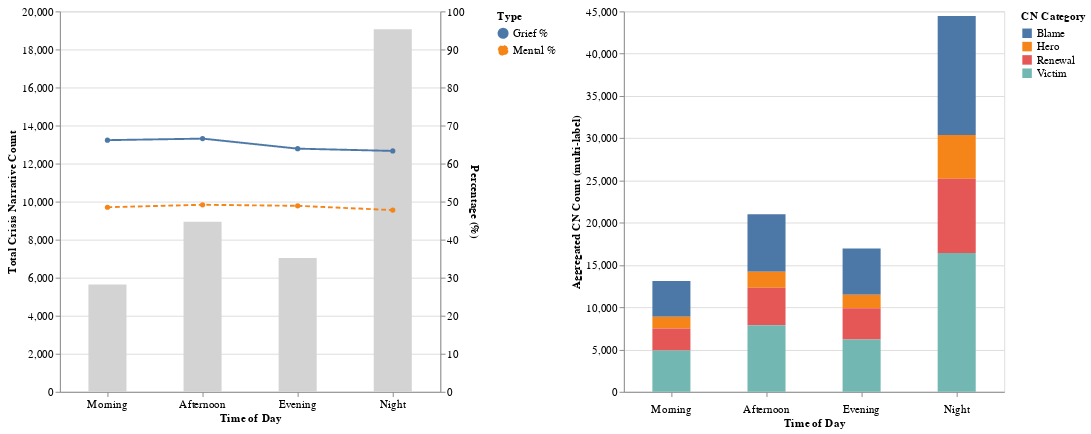

This figure's notebook cell:
### Markdown cell above
## This is Figure 8 in our Paper

### Code cell
combined = alt.hconcat(
    chart,
    stacked_hist,
    spacing=12
).resolve_scale(
    color='independent'          # critical: separate color scales
).resolve_legend(
    color='independent',         # separate color legends
    strokeDash='independent'     # safe, since (a) uses strokeDash
)

combined

### Figure 1 — Vega-Lite specification as saved in the notebook (floating-point values rounded to 4 significant figures)
{"config": {"title": {"font": "Helvetica", "fontSize": 12}, "axis": {"labelFont": "Helvetica", "labelFontSize": 12, "titleFont": "Helvetica", "titleFontSize": 12}, "legend": {"labelFont": "Helvetica", "labelFontSize": 12, "titleFont": "Helvetica", "titleFontSize": 12}}, "hconcat": [{"layer": [{"data": {"name": "data-9027379004de0502cb0a4da6352ed455"}, "mark": {"type": "bar", "color": "lightgray", "size": 40}, "encoding": {"x": {"axis": {"labelAngle": 0}, "field": "time_of_day", "sort": ["Morning", "Afternoon", "Evening", "Night"], "title": "Time of Day", "type": "nominal"}, "y": {"field": "Total_Posts", "title": "Total Crisis Narrative Count", "type": "quantitative"}}}, {"data": {"name": "data-a65812cc03f8cc3250bfc7359aab6269"}, "mark": {"type": "line", "point": true}, "encoding": {"color": {"field": "Type", "scale": {"domain": ["Grief %", "Mental %"]}, "title": "Type", "type": "nominal"}, "strokeDash": {"field": "Type", "scale": {"domain": ["Grief %", "Mental %"], "range": [[1, 0], [5, 3]]}, "title": "Type", "type": "nominal"}, "tooltip": [{"field": "time_of_day", "type": "nominal"}, {"field": "Type", "type": "nominal"}, {"field": "Percent", "type": "quantitative"}], "x": {"axis": {"labelAngle": 0}, "field": "time_of_day", "sort": ["Morning", "Afternoon", "Evening", "Night"], "title": "Time of Day", "type": "nominal"}, "y": {"field": "Percent", "scale": {"domain": [0, 100]}, "title": "Percentage (%)", "type": "quantitative"}}}], "height": 400, "resolve": {"scale": {"y": "independent"}}, "width": 400}, {"data": {"name": "data-662ec99e0f9fc1c18dd2d28527fecf78"}, "mark": {"type": "bar", "size": 40}, "encoding": {"color": {"field": "Crisis Narrative", "title": "CN Category", "type": "nominal"}, "tooltip": [{"field": "time_of_day", "title": "Time of Day", "type": "nominal"}, {"field": "Crisis Narrative", "title": "CN Type", "type": "nominal"}, {"field": "count", "title": "Count", "type": "quantitative"}], "x": {"axis": {"labelAngle": 0, "labelFontSize": 12, "labelPadding": 8}, "field": "time_of_day", "sort": ["Morning", "Afternoon", "Evening", "Night"], "title": "Time of Day", "type": "nominal"}, "y": {"field": "count", "stack": "zero", "title": "Aggregated CN Count (multi-label)", "type": "quantitative"}}, "height": 400, "width": 400}], "resolve": {"legend": {"color": "independent", "strokeDash": "independent"}, "scale": {"color": "independent"}}, "spacing": 12, "$schema": "https://vega.github.io/schema/vega-lite/v5.20.1.json", "datasets": {"data-9027379004de0502cb0a4da6352ed455": [{"time_of_day": "Morning", "Total_Posts": 5647, "Grief_Percent": 66.16, "Mental_Percent": 48.52}, {"time_of_day": "Afternoon", "Total_Posts": 8947, "Grief_Percent": 66.56, "Mental_Percent": 49.17}, {"time_of_day": "Evening", "Total_Posts": 7030, "Grief_Percent": 63.93, "Mental_Percent": 48.89}, {"time_of_day": "Night", "Total_Posts": 19064, "Grief_Percent": 63.32, "Mental_Percent": 47.77}], "data-a65812cc03f8cc3250bfc7359aab6269": [{"time_of_day": "Morning", "Total_Posts": 5647, "Type": "Grief %", "Percent": 66.16}, {"time_of_day": "Afternoon", "Total_Posts": 8947, "Type": "Grief %", "Percent": 66.56}, {"time_of_day": "Evening", "Total_Posts": 7030, "Type": "Grief %", "Percent": 63.93}, {"time_of_day": "Night", "Total_Posts": 19064, "Type": "Grief %", "Percent": 63.32}, {"time_of_day": "Morning", "Total_Posts": 5647, "Type": "Mental %", "Percent": 48.52}, {"time_of_day": "Afternoon", "Total_Posts": 8947, "Type": "Mental %", "Percent": 49.17}, {"time_of_day": "Evening", "Total_Posts": 7030, "Type": "Mental %", "Percent": 48.89}, {"time_of_day": "Night", "Total_Posts": 19064, "Type": "Mental %", "Percent": 47.77}], "data-662ec99e0f9fc1c18dd2d28527fecf78": [{"time_of_day": "Morning", "Crisis Narrative": "Blame", "count": 4203}, {"time_of_day": "Morning", "Crisis Narrative": "Hero", "count": 1415}, {"time_of_day": "Morning", "Crisis Narrative": "Renewal", "count": 2581}, {"time_of_day": "Morning", "Crisis Narrative": "Victim", "count": 4896}, {"time_of_day": "Afternoon", "Crisis Narrative": "Blame", "count": 6821}, {"time_of_day": "Afternoon", "Crisis Narrative": "Hero", "count": 1900}, {"time_of_day": "Afternoon", "Crisis Narrative": "Renewal", "count": 4431}, {"time_of_day": "Afternoon", "Crisis Narrative": "Victim", "count": 7865}, {"time_of_day": "Evening", "Crisis Narrative": "Blame", "count": 5492}, {"time_of_day": "Evening", "Crisis Narrative": "Hero", "count": 1592}, {"time_of_day": "Evening", "Crisis Narrative": "Renewal", "count": 3681}, {"time_of_day": "Evening", "Crisis Narrative": "Victim", "count": 6196}, {"time_of_day": "Night", "Crisis Narrative": "Blame", "count": 14090}, {"time_of_day": "Night", "Crisis Narrative": "Hero", "count": 5183}, {"time_of_day": "Night", "Crisis Narrative": "Renewal", "count": 8782}, {"time_of_day": "Night", "Crisis Narrative": "Victim", "count": 16412}]}}
